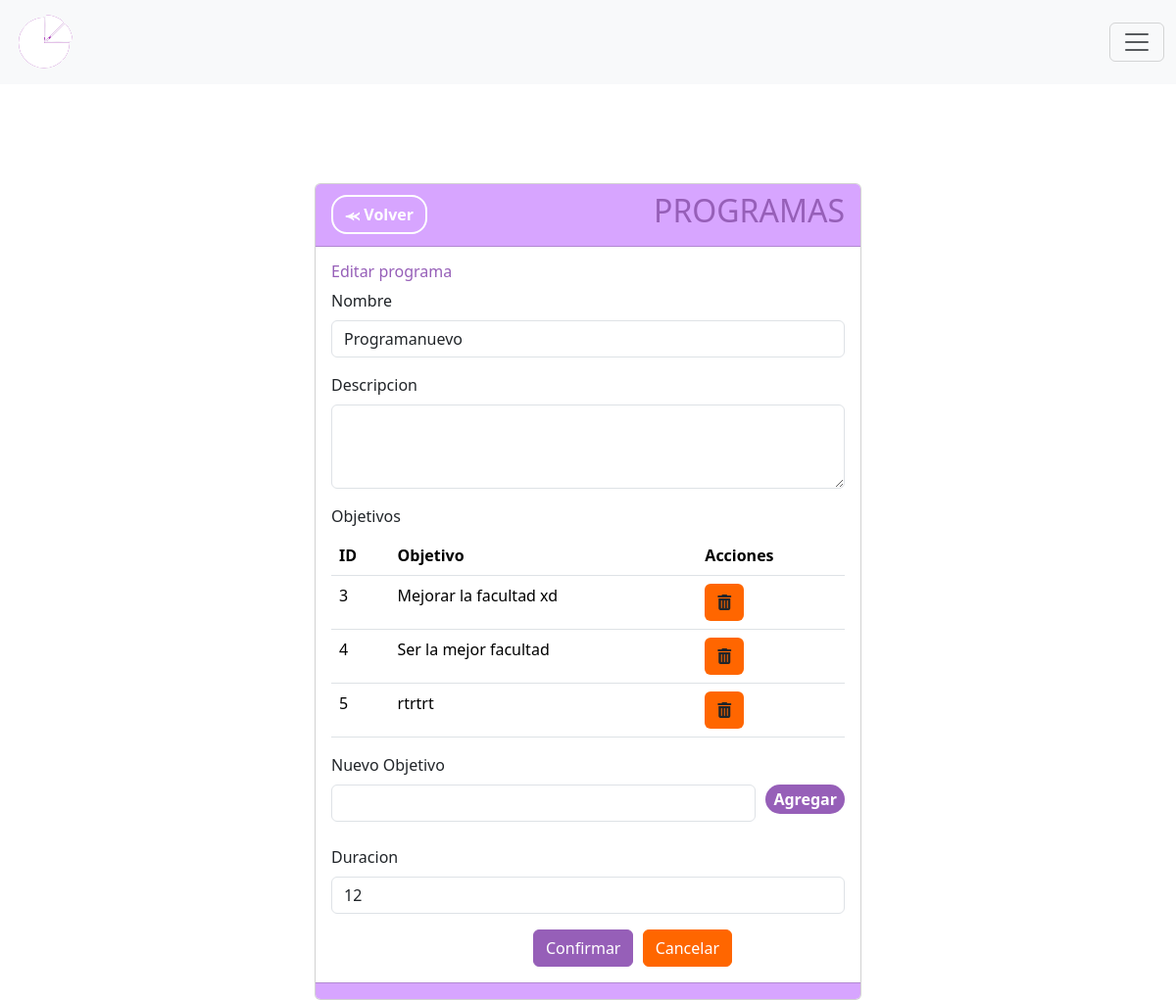
The page /programas/editar/2 on the database its author committed.
### MIReApp/models.py (models this page shows, shortened)
class Programa(models.Model):
    id = models.AutoField(primary_key=True)
    nombre = models.CharField(max_length=100,
                              verbose_name='Nombre',
                              unique= True,
                              validators= [
                                  RegexValidator(regex= r'^[a-zA-Z\s]*$',
                                                 message="El nombre no puede contener caracteres especiales.",
                                                 code='invalid_nombre')
                              ])
    descripcion = models.CharField(max_length=50, blank=True, null=True)
    objetivo = models.CharField(max_length=100, blank=True, null=True)
    duracion = models.PositiveIntegerField()

class Objetivos(models.Model):
    id = models.AutoField(primary_key=True)
    programa = models.PositiveIntegerField()
    nombre = models.CharField(max_length=100, blank=True, null=True)

### MIReApp/views.py (the view, shortened to what this page needs)
# urls.py: path('programas/editar/<int:id>', views.editar_programas, name='editar_programas'),
def editar_programas(request, id):
    programa = get_object_or_404(Programa, id=id)
    objetivos = Objetivos.objects.filter(programa=id)
    formulario = ProgramaFormEditar(request.POST or None, request.FILES or None, instance=programa)
    form_objetivo = ObjetivoForm(request.POST or None, request.FILES or None)
    return render(request, 'programas/editar.html', {'form_objetivo':form_objetivo, 'formulario': formulario, 'programa':programa, 'objetivos':objetivos})

### MIReApp/forms.py
class ObjetivoForm(forms.ModelForm):
    class Meta:
        model = Objetivos
        fields = '__all__'
        widgets = {
            'nombre' : forms.TextInput(attrs={'id': 'nombre_objetivo'})
        }
    def __init__(self, *args, **kwargs):
        super().__init__(*args, **kwargs)
        for i in self.fields:
            self.fields[i].widget.attrs.update({'class':'form-control'})

class ProgramaFormEditar(forms.ModelForm):
    class Meta:
        model = Programa
        fields = '__all__'
        widgets = {
            'descripcion': forms.Textarea(attrs={'cols': 10, 'rows': 3}),
            'nombre': forms.TextInput(attrs={'readonly': 'readonly'}),
        }
    def __init__(self, *args, **kwargs):
        super().__init__(*args, **kwargs)
        for i in self.fields:
            self.fields[i].widget.attrs.update({'class':'form-control'})

### MIReApp/templates/programas/editar.html (shortened to what this page needs)
{% extends "base.html" %}
{% block contenido %}
<center>
    <br>
    <br>
    <br>
    <br>
    <br>
    <br>
    <br>
    <br>
    <br>
    <br>
    <br>
    <br>
    <br>
    <br>
    <br>
    <br>
<div class="card col-md-6" style="text-align: left;">
    <div class="card-header fw-bold" style="background-color: #D7A5FF;color: #fff;">
        <div style="display: flex; justify-content: space-between; align-items: center;">
            <span>
                <a href="{% url 'programas' %}" class="btn btn-secondary rounded-4 fw-bold" style="background-color: transparent; color: #ffff;border-color: #ffff;border-width: 2px;">⪻ Volver</a>
            </span>
            <span>
                <h2 style="color: #965FB8;">PROGRAMAS</h2>
            </span>
        </div>
    </div>
    <div class="card-body">
        <h6 class="card-title" style="color: #965FB8;">Editar programa</h6>
        {%  include 'programas/form_editar.html' %}
    </div>
    <div class="card-footer text-muted" style="background-color: #D7A5FF;"></div>
</div>
</center>
{% endblock %}

### MIReApp/templates/programas/form_editar.html (shortened to what this page needs)
<form enctype="multipart/form-data" method="post">
        <div class="mb-3">
          <label for="{{ formulario.nombre.id_for_label }}" class="form-label">{{ formulario.nombre.label }}</label>
          {{ formulario.nombre }}
        </div>
        <div class="mb-3">
          <label for="{{ formulario.descripcion.id_for_label }}" class="form-label">{{ formulario.descripcion.label }}</label>
          {{ formulario.descripcion }}
        </div>
        <label class="form-label">Objetivos</label>
        <table class="table rounded-4" style="background-color: #D7A5FF; width: flex;">
          <tr>
              <th>ID</th>
              <th>Objetivo</th>
              <th>Acciones</th>
          </tr>
          {% for obj in objetivos %}
              <tr>
                <td scope="row">{{ obj.id }}</td>
                <td scope="row">{{ obj.nombre }}</td>
                <td><a class="btn eliminar-btn" data-id="{{ item.id }}" style="background-color: #f60;" role="button"><i class="fa-solid fa-trash-can"></i></a></td>
            </tr>
        {% endfor %}
    </table>
    <label for="{{ form_objetivo.nombre.id_for_label }}" class="form-label">Nuevo Objetivo</label>
    <div class="horizontal-fields" style="display:flex" style="flex-direction:row">
      <div style="flex: 7; margin-right: 10px;">
        {{ form_objetivo.nombre }}
      </div>
      <div  style="flex: 1;">
        <button class='rounded-4 fw-bold 'id="miBoton" type="button" style="border-radius: 3%; color:white;background-color: #965FB8;border-color: transparent;">Agregar</button>
      </div>
    </div>
    <br>
    <div class="mb-3">
      <label for="{{ formulario.duracion.id_for_label }}" class="form-label">{{ formulario.duracion.label }}</label>
      {{ formulario.duracion }}
    </div>
  <input name="" id="" class="btn btn-success min-content" style="background-color: #965FB8;border-color: #965FB8;margin-left: 206px;" type="submit" value="Confirmar">
  <a name="" id="" class="btn btn-success" style="background-color: #f60; border-color: #f60;margin-left:5px;" href="{% url 'programas' %}" role="button">Cancelar</a>
</form>

### MIReApp/static/css/base.css (style rules this page uses)
html, body { margin: 0; width: 100%; height: 100%; display: flex; justify-content: center; align-items: center; font-family: 'Dosis', sans-serif; font-weight: 300; -webkit-user-select: none; -moz-user-select: none; -ms-user-select: none; user-select: none; }
h2 { color: #965FB8; }
button { color:rgb(255, 255, 255); background-color: #D7A5FF }
h6 { color: #965FB8; font-size: 10px; text-align: justify; }
.horizontal-fields { display: flex; flex-direction: row; justify-content: space-between; align-items: flex-start; }

### rows shown on the page
Programa: nombre "Programanuevo", duracion "12"
Objetivos: id "3", nombre "Mejorar la facultad xd"
Objetivos: id "4", nombre "Ser la mejor facultad"
Objetivos: id "5", nombre "rtrtrt"
